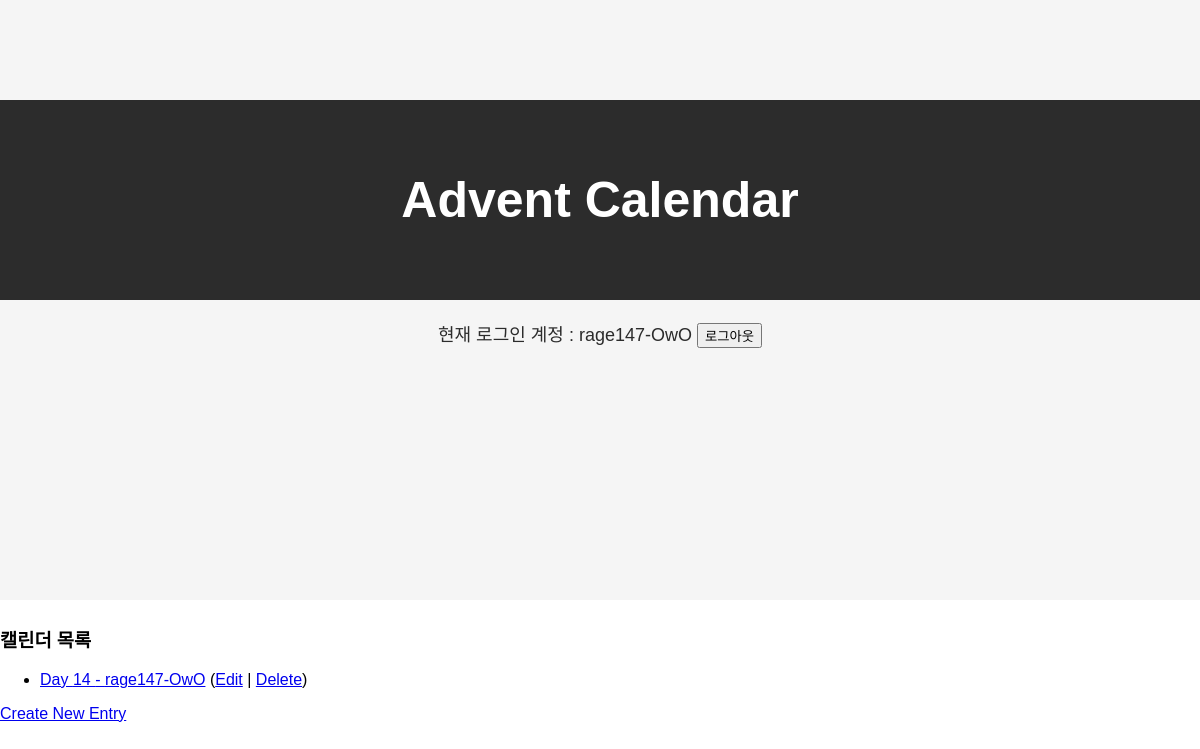
Screenshot of /calendar/14/entries/ (signed in) with the database file from the repository.
### calendarapp/models.py (models this page shows, shortened)
class CalendarEntry(models.Model):
    calendar = models.ForeignKey(Calendar, on_delete=models.CASCADE, related_name='entries')
    user = models.ForeignKey(settings.AUTH_USER_MODEL, on_delete=models.CASCADE, null=True)
    day = models.PositiveIntegerField()
    link = models.URLField()
    user_image = models.ImageField(upload_to='user_images/', null=True)
    class Meta:
        unique_together = ['calendar', 'day']
    @property
    def username(self):
        return self.user.username if self.user else None

### calendarapp/views.py (the view)
# urls.py: path('calendar/<int:calendar_id>/entries/', views.calendar_entry_list, name='calendar_entry_list'),
@login_required
def calendar_entry_list(request, calendar_id):
    entries = CalendarEntry.objects.filter(user=request.user, calendar=calendar_id).order_by('day')
    return render(request, 'calendar_entry_list.html', {'entries': entries, 'calendar_id': calendar_id})

### calendarapp/templates/calendar_entry_list.html
{% extends 'base.html' %}
{% block content %}
  <h3>캘린더 목록</h3>
  <ul>
    {% for entry in entries %}
      <li>
        <a href="{% url 'calendar_entry_detail' calendar_id entry.id %}">Day {{ entry.day }} - {{ entry.username }}</a>
        {% if entry.user == user %}
          (<a href="{% url 'update_calendar_entry' calendar_id entry.id %}">Edit</a>
          | <a href="{% url 'delete_calendar_entry' calendar_id entry.id %}">Delete</a>)
        {% endif %}
      </li>
    {% endfor %}
  </ul>
  <a href="{% url 'create_calendar_entry' calendar_id=calendar_id %}">Create New Entry</a>
{% endblock %}

### calendarapp/templates/base.html (shortened to what this page needs)
<!DOCTYPE html>
<html lang="en">
<head>
    <link rel="stylesheet" href="https://cdnjs.cloudflare.com/ajax/libs/font-awesome/6.0.0-beta3/css/all.min.css">
    {% load static %}
</head>
<body>
    <div class="top-page">
        <div class="pink-header">
            Advent Calendar
        </div>
        {% if user.is_authenticated %}
        <div class="user-info">
            현재 로그인 계정 : {{ user.username }}
            <a href="{% url 'account_logout' %}"><button>로그아웃</button></a>
        </div>
        {% endif %}
    </div>
    {% block content %}{% endblock %}
</body>
</html>

### calendarapp/templates/base.html (style rules this page uses)
body { margin: 0; padding: 0; font-family: Arial, sans-serif; }
.top-page { margin: 0 auto 25px auto; height: 500px; width: 100%; background-color: #F5F5F5; padding-top: 100px; }
.pink-header { background-color: #2C2C2C; height: 200px; width: 100vw; max-width: 100%; text-align: center; display: flex; justify-content: center; align-items: center; color: white; font-size: 50px; font-weight: bold; box-sizing: border-box; }
.user-info { text-align: center; margin-top: 20px; font-size: 18px; color: #2C2C2C; }

### rows the page displays
CalendarEntry: day "14", username "rage147-OwO", shows "Edit"

### other values shown
{{ user.username }} "rage147-OwO"
